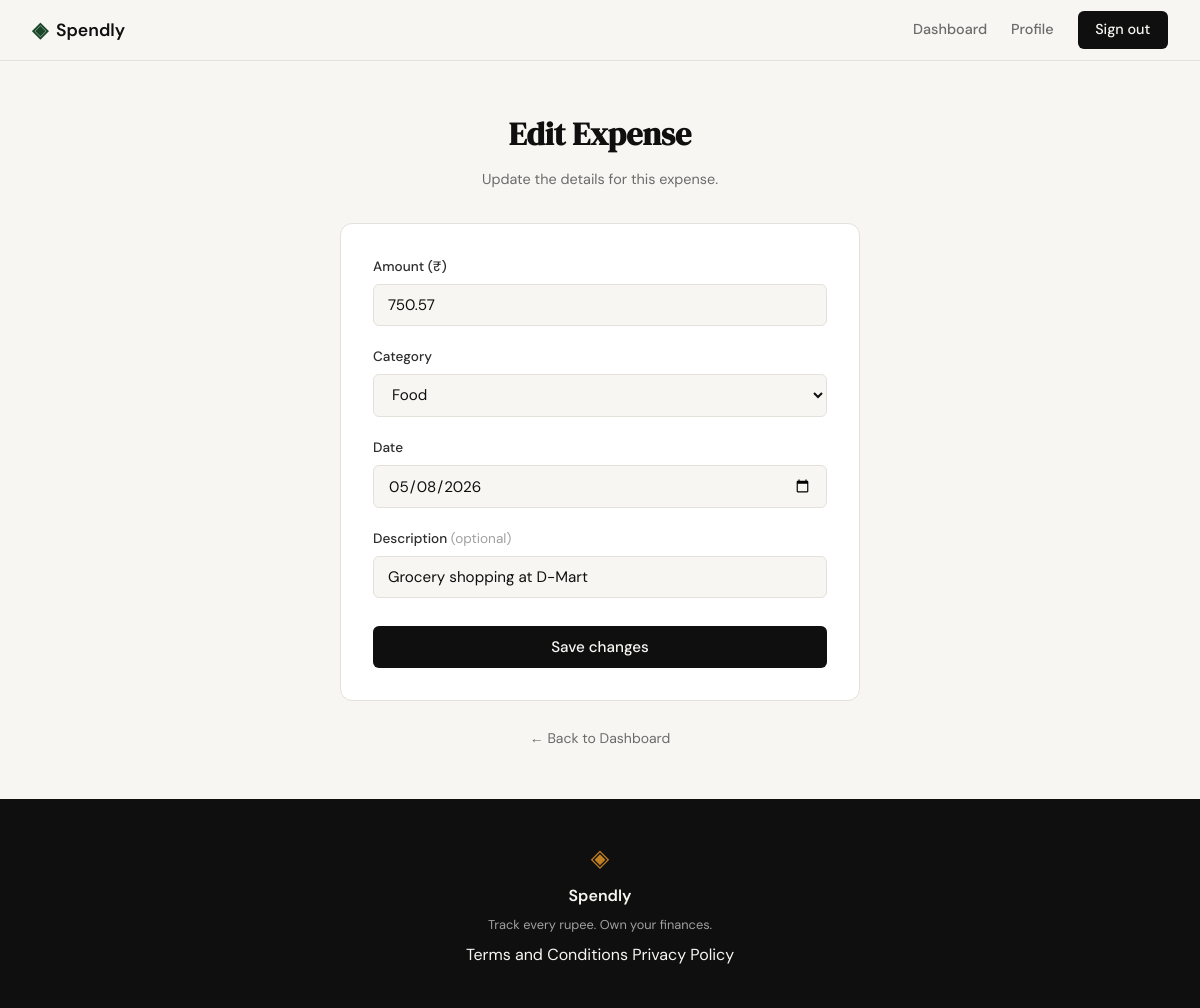
The app's page /expenses/13/edit (signed in) with its own data.
### tables this page shows
CREATE TABLE expenses (
            id          INTEGER PRIMARY KEY AUTOINCREMENT,
            user_id     INTEGER NOT NULL REFERENCES users(id),
            amount      REAL    NOT NULL,
            category    TEXT    NOT NULL,
            date        TEXT    NOT NULL,
            description TEXT,
            created_at  TEXT    DEFAULT (datetime('now'))
        );

### app.py (the view, shortened to what this page needs)
@app.route("/expenses/<int:id>/edit", methods=["GET", "POST"])
def edit_expense(id):
    if not session.get("user_id"):
        return redirect(url_for("login"))
    conn = get_db()
    try:
        expense = conn.execute(
            "SELECT * FROM expenses WHERE id = ?", (id,)
        ).fetchone()
    finally:
        conn.close()
    if expense is None or expense["user_id"] != session["user_id"]:
        flash("Expense not found.", "error")
        return redirect(url_for("dashboard"))
    return render_template("expenses/edit.html", expense=expense, categories=CATEGORIES)

### database/db.py (called while the page is built)
def get_db():
    conn = sqlite3.connect(DB_PATH)
    conn.row_factory = sqlite3.Row
    conn.execute("PRAGMA foreign_keys = ON")
    return conn

### templates/expenses/edit.html (shortened to what this page needs)
{% extends "base.html" %}
{% block content %}
<section class="expense-form-section">
    <div class="expense-form-container">
        <div class="auth-header">
            <h1 class="auth-title">Edit Expense</h1>
            <p class="auth-subtitle">Update the details for this expense.</p>
        </div>
        <div class="auth-card">
            <form method="POST" action="{{ url_for('edit_expense', id=expense.id) }}">
                <div class="form-group">
                    <label for="amount">Amount (₹)</label>
                    <input type="number" id="amount" name="amount" class="form-input"
                           step="0.01" min="0.01" value="{{ expense.amount }}" required>
                </div>
                <div class="form-group">
                    <label for="category">Category</label>
                    <select id="category" name="category" class="form-input" required>
                        {% for c in categories %}
                        <option value="{{ c }}" {% if c == expense.category %}selected{% endif %}>{{ c }}</option>
                        {% endfor %}
                    </select>
                </div>
                <div class="form-group">
                    <label for="date">Date</label>
                    <input type="date" id="date" name="date" class="form-input"
                           value="{{ expense.date }}" required>
                </div>
                <div class="form-group">
                    <label for="description">Description <span style="color: var(--ink-faint); font-weight: 400;">(optional)</span></label>
                    <input type="text" id="description" name="description" class="form-input"
                           value="{{ expense.description or '' }}" placeholder="What was this for?">
                </div>
                <button type="submit" class="btn-submit">Save changes</button>
            </form>
        </div>
        <p style="text-align: center; margin-top: 1rem;">
            <a href="{{ url_for('dashboard') }}" style="font-size: 0.875rem; color: var(--ink-muted);">
                ← Back to Dashboard
            </a>
        </p>
    </div>
</section>
{% endblock %}

### static/css/style.css (style rules this page uses)
:root { --ink: #0f0f0f; --ink-soft: #2d2d2d; --ink-muted: #6b6b6b; --ink-faint: #a0a0a0; --paper: #f7f6f3; --paper-warm: #f0ede6; --paper-card: #ffffff; --accent: #1a472a; --accent-light: #e8f0eb; --accent-2: #c17f24; --accent-2-light: #fdf3e3; --danger: #c0392b; --danger-light: #fdecea; --border: #e4e1da; --border-soft: #eeebe4; --font-display: 'DM Serif Display', Georgia, serif; --font-body: 'DM Sans', system-ui, sans-serif; --max-width: 1200px; --auth-width: 440px; --radius-sm: 6px; --radius-md: 12px; --radius-lg: 20px; --cat-food-bg: #fef3c7; --cat-food-text: #92400e; --cat-transport-bg: #dbeafe; --cat-transport-text: #1e40af; --cat-bills-bg: var(--danger-light); --cat-bills-text: var(--danger); --cat-health-bg: var(--accent-light); --cat-health-text: var(--accent); --cat-entertainment-bg: #ede9fe; --cat-entertainment-text: #5b21b6; --cat-shopping-bg: var(--accent-2-light); --cat-shopping-text: var(--accent-2); --cat-other-bg: var(--paper-warm); --cat-other-text: var(--ink-muted); }
*, *::before, *::after { box-sizing: border-box; margin: 0; padding: 0; }
html { font-size: 16px; scroll-behavior: smooth; }
body { background: var(--paper); color: var(--ink); font-family: var(--font-body); font-size: 1rem; line-height: 1.6; -webkit-font-smoothing: antialiased; }
a { color: inherit; text-decoration: none; }
.auth-header { text-align: center; margin-bottom: 2rem; }
.auth-title { font-family: var(--font-display); font-size: 2rem; color: var(--ink); margin-bottom: 0.5rem; }
.auth-subtitle { font-size: 0.9rem; color: var(--ink-muted); }
.auth-card { background: var(--paper-card); border: 1px solid var(--border); border-radius: var(--radius-md); padding: 2rem; margin-bottom: 1.5rem; }
.form-group { margin-bottom: 1.25rem; }
.form-group label { display: block; font-size: 0.85rem; font-weight: 500; color: var(--ink-soft); margin-bottom: 0.4rem; }
.form-input { width: 100%; padding: 0.6rem 0.875rem; border: 1px solid var(--border); border-radius: var(--radius-sm); font-family: var(--font-body); font-size: 0.95rem; color: var(--ink); background: var(--paper); outline: none; transition: border-color 0.2s; }
.form-input::placeholder { color: var(--ink-faint); }
.btn-submit { width: 100%; padding: 0.7rem; background: var(--ink); color: var(--paper); border: none; border-radius: var(--radius-sm); font-family: var(--font-body); font-size: 0.95rem; font-weight: 500; cursor: pointer; transition: background 0.2s; margin-top: 0.5rem; }
.expense-form-section { min-height: calc(100vh - 60px - 100px); display: flex; align-items: center; justify-content: center; padding: 3rem 2rem; }
.expense-form-container { width: 100%; max-width: 520px; }

### records on screen
expenses: amount "750.57", category "Food", date "05/08/2026", description "Grocery shopping at D-Mart"
